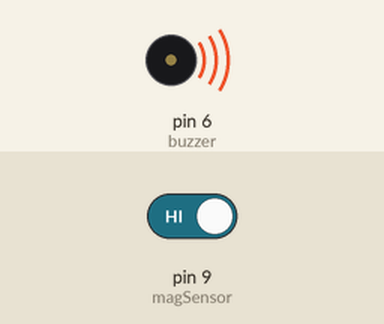
Simulated run of this sketch. Board: Arduino Uno, built with avr-gcc and run on an emulated ATmega328P. Shown: buzzer (waves = sounding). The test bench sets the inputs (shaded band); at power-on: pin 9 (magSensor) HIGH.

Above: at 1.2 s.
1.3 s: pin 9 (magSensor) driven LOW
At 2.0 s:
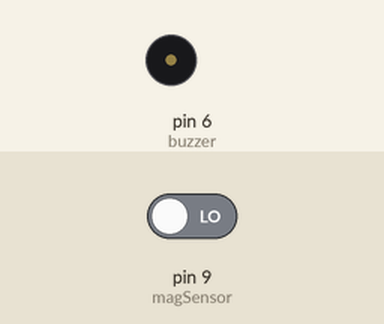
2.9 s: pin 9 (magSensor) driven HIGH
At 3.3 s:
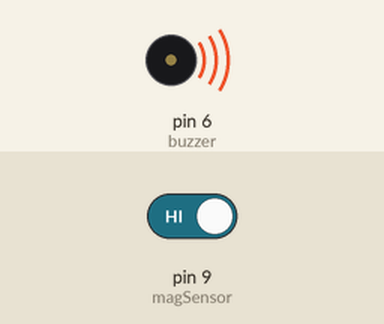
Timing chart, 0 to 5.9 s (numbered marks = the images above; inputs shaded):
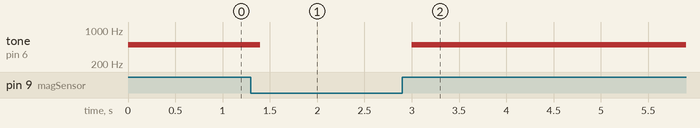

Measured:
- after the input at 1.3 s, tone on pin 6 (buzzer): 500 Hz → silent after 0.10 s
- after the input at 2.9 s, tone on pin 6 (buzzer): silent → 500 Hz after 0.10 s

The sketch:

mag_testrun.ino
```cpp
/* Arduino Tutorial: How to use a magnetic contact switch
   Dev: Michalis Vasilakis // www.ardumotive.com // Date: 4/8/2016 */

const int buzzer = 6;
const int magSensor = 9;

int state; // 0 close - 1 open wwitch

void setup()
{
  pinMode(magSensor, INPUT_PULLUP);
}

void loop()
{
  state = digitalRead(magSensor);

  if (state == HIGH){
    tone(buzzer, 500);
  }
  else{
    noTone(buzzer);
  }
  delay(200);
}
```
